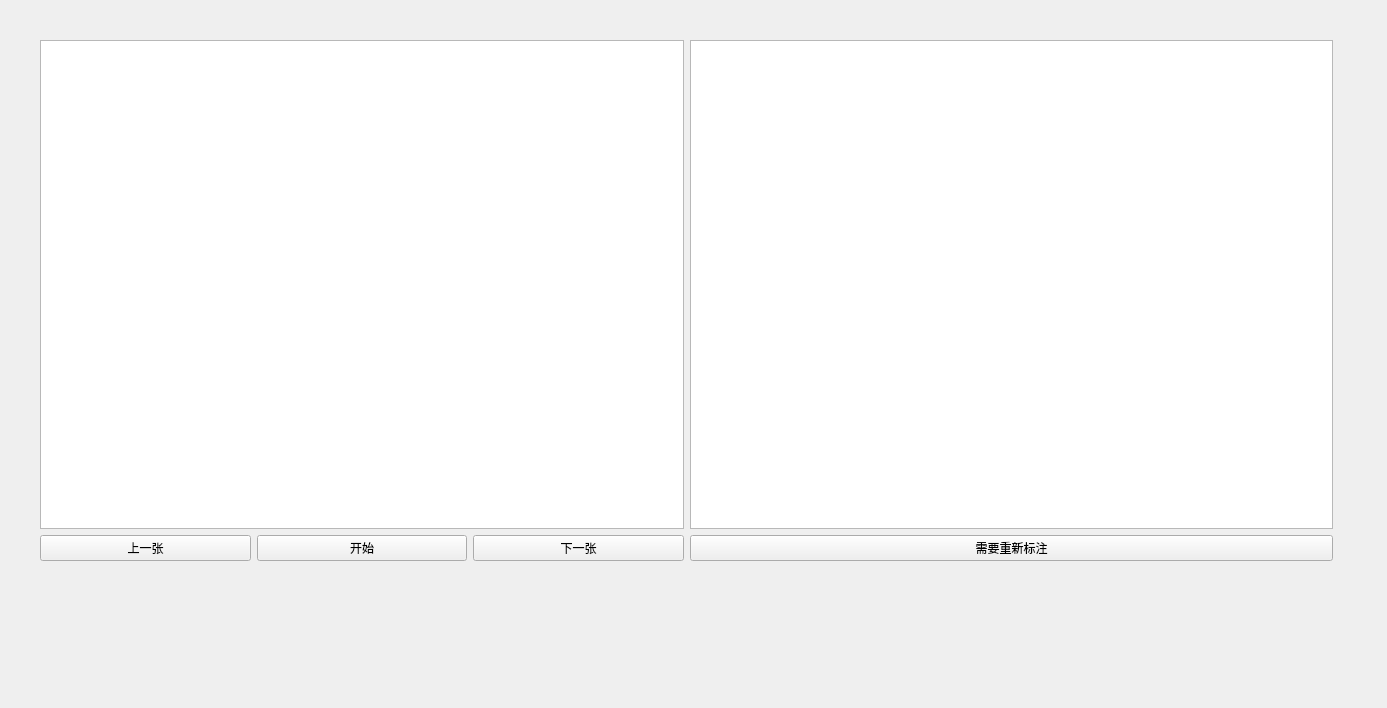
<?xml version="1.0" encoding="UTF-8"?>
<ui version="4.0">
 <class>MainWindow</class>
 <widget class="QMainWindow" name="MainWindow">
  <property name="geometry">
   <rect>
    <x>0</x>
    <y>0</y>
    <width>1387</width>
    <height>708</height>
   </rect>
  </property>
  <property name="windowTitle">
   <string>MainWindow</string>
  </property>
  <widget class="QWidget" name="centralwidget">
   <widget class="QWidget" name="">
    <property name="geometry">
     <rect>
      <x>40</x>
      <y>40</y>
      <width>1293</width>
      <height>521</height>
     </rect>
    </property>
    <layout class="QHBoxLayout" name="horizontalLayout_2">
     <item>
      <layout class="QVBoxLayout" name="verticalLayout">
       <item>
        <widget class="QGraphicsView" name="graphicsView">
         <property name="minimumSize">
          <size>
           <width>640</width>
           <height>480</height>
          </size>
         </property>
        </widget>
       </item>
       <item>
        <layout class="QHBoxLayout" name="horizontalLayout">
         <item>
          <widget class="QPushButton" name="pushButton">
           <property name="text">
            <string>上一张</string>
           </property>
          </widget>
         </item>
         <item>
          <widget class="QPushButton" name="pushButton_2">
           <property name="text">
            <string>开始</string>
           </property>
          </widget>
         </item>
         <item>
          <widget class="QPushButton" name="pushButton_3">
           <property name="text">
            <string>下一张</string>
           </property>
          </widget>
         </item>
        </layout>
       </item>
      </layout>
     </item>
     <item>
      <layout class="QVBoxLayout" name="verticalLayout_2">
       <item>
        <widget class="QGraphicsView" name="graphicsView_2">
         <property name="minimumSize">
          <size>
           <width>640</width>
           <height>480</height>
          </size>
         </property>
        </widget>
       </item>
       <item>
        <widget class="QPushButton" name="pushButton_4">
         <property name="text">
          <string>需要重新标注</string>
         </property>
        </widget>
       </item>
      </layout>
     </item>
    </layout>
   </widget>
  </widget>
 </widget>
 <resources/>
 <connections/>
</ui>
